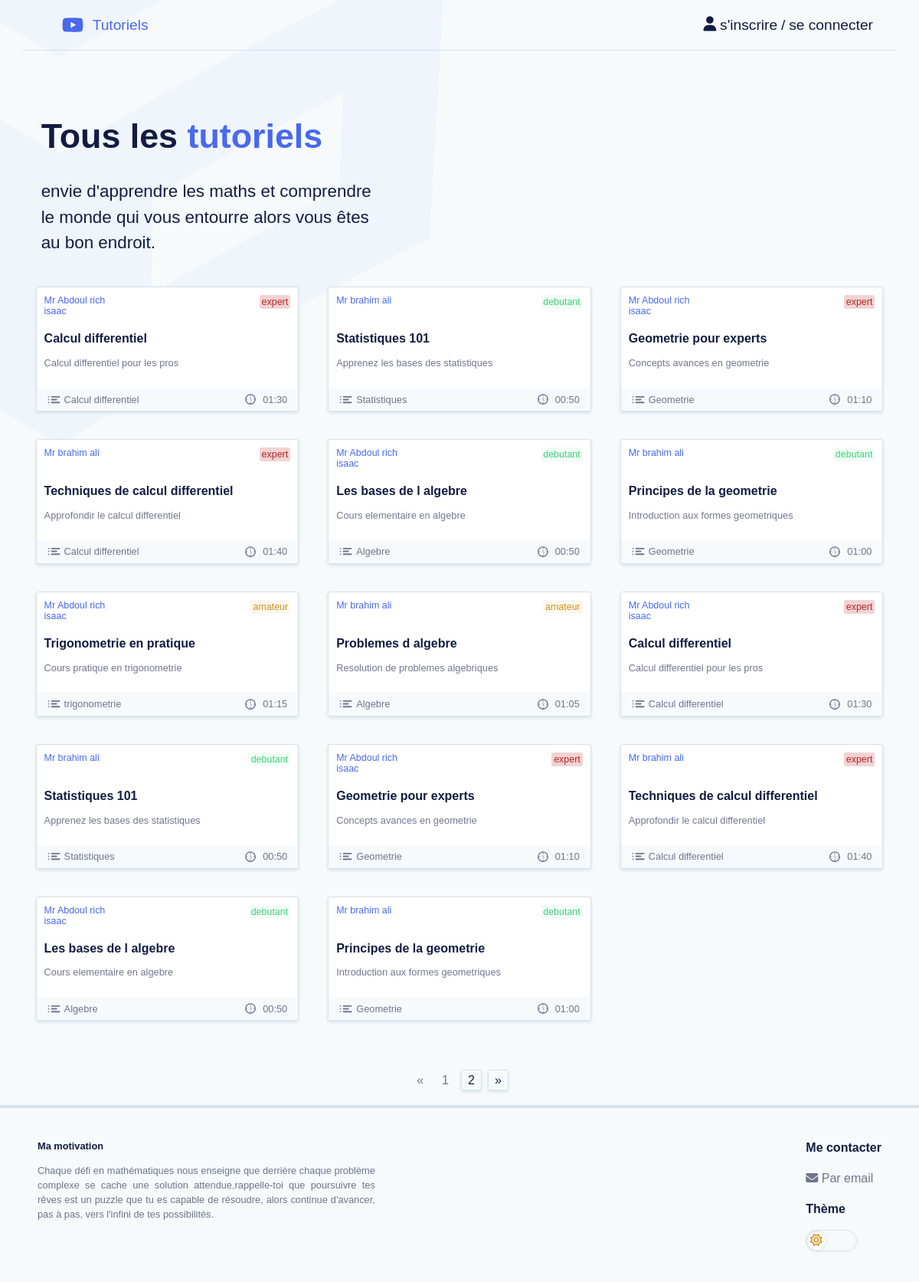
/View/index.php, run on the app's committed database.
### tables this page shows
CREATE TABLE `tutoriel` (
  `id_tuto` int(11) NOT NULL AUTO_INCREMENT,
  `chemin` varchar(250) DEFAULT NULL,
  `instructeur` int(11) DEFAULT NULL,
  `matiere` int(11) DEFAULT NULL,
  `titre` varchar(100) DEFAULT NULL,
  `niveau` varchar(100) DEFAULT NULL,
  `description` varchar(256) DEFAULT NULL,
  `duree` varchar(10) DEFAULT NULL,
  PRIMARY KEY (`id_tuto`),
  KEY `fk_instruncteur` (`instructeur`),
  KEY `fk_matiere` (`matiere`),
  CONSTRAINT `fk_instruncteur` FOREIGN KEY (`instructeur`) REFERENCES `instructeur` (`idInstructeur`) ON DELETE CASCADE,
  CONSTRAINT `fk_matiere` FOREIGN KEY (`matiere`) REFERENCES `matiere` (`idMat`) ON DELETE CASCADE
);

CREATE TABLE `instructeur` (
  `idInstructeur` int(11) NOT NULL AUTO_INCREMENT,
  `nom` varchar(100) NOT NULL,
  `prenom` varchar(100) NOT NULL,
  `mail` varchar(100) NOT NULL,
  `password` varchar(256) NOT NULL,
  PRIMARY KEY (`idInstructeur`),
  UNIQUE KEY `mail` (`mail`)
);

CREATE TABLE `matiere` (
  `idMat` int(11) NOT NULL AUTO_INCREMENT,
  `nomMat` varchar(50) DEFAULT NULL,
  PRIMARY KEY (`idMat`)
);

### Fonction/fonction.php (called while the page is built, shortened)
<?php
function getFromTablesWithOffset($pdo, $table, $limit, $offset) {
    $query = $pdo->prepare("SELECT * FROM $table LIMIT :limit OFFSET :offset");
    $query->bindValue(':limit', $limit, PDO::PARAM_INT);
    $query->bindValue(':offset', $offset, PDO::PARAM_INT);
    $query->execute();
    return $query->fetchAll(PDO::FETCH_OBJ);
}
function getRawById($pdo,$table, $idTable, $nomID){
    $sql = "SELECT * FROM $table WHERE $nomID = $idTable";
    $stmt = $pdo->prepare($sql);
    $stmt->execute();
    $data = $stmt->fetch();
    return $data;
}
?>

### View/index.php (the view, shortened to what this page needs)
<?php
    require "../Include/bdd.php";
    require "../Fonction/fonction.php";
    $records_per_page = 14;
    $page = isset($_GET['page']) ? (int)$_GET['page'] : 1;
    $offset = ($page - 1) * $records_per_page;
    $total_records_query = $pdo->query("SELECT COUNT(*) FROM Tutoriel");
    $total_records = $total_records_query->fetchColumn();
    $total_pages = ceil($total_records / $records_per_page);
    $tutos = getFromTablesWithOffset($pdo,"tutoriel",$records_per_page, $offset);
?>
<!DOCTYPE html>
<html lang="en">
<head>
    <link rel="stylesheet" href="style/style.css">
</head>
<body <?= isset($_COOKIE['theme'])?'class='.$_COOKIE['theme']:''?>>
    <header class="header-user">
        <span class="user"><a href="index.php"> &nbsp;&nbsp;Tutoriels</a></span>
        <div class="compte">
            <i class="fa-solid fa-user"></i>
            <a href="inscription.php">s'inscrire</a>/
            <a href="connexion.php">se connecter</a>
        </div>
    </header>
    <main class="container">
        <div class="citation">
            <h1>Tous les <span>tutoriels</span></h1>
            <p>envie d'apprendre les maths et comprendre le monde qui vous entourre alors vous êtes au bon endroit.</p>
        </div>
        <?php foreach($tutos as $tuto):?>
            <section class="tutoriel">
            <a href="tutoriel.php?tuto=<?=$tuto->id_tuto?>">
            <div class="cadre">
                <span class="professeur">Mr <?=getRawById($pdo,"instructeur", $tuto->instructeur, "idInstructeur")->prenom?> <?=getRawById($pdo,"instructeur", $tuto->instructeur, "idInstructeur")->nom?></span>
                <span class="niveau <?=$tuto->niveau?>"><?=$tuto->niveau?></span>
                <header class="header-tutoriel"><?=$tuto->titre?></header>
                <p><?=$tuto->description?></p>
            </div>
            <footer class="footer-tutoriel">
                <span class="matiere">
                        <?=getRawById($pdo,"matiere", $tuto->matiere, "idMat")->nomMat?>
                </span>
                <span class="heure">
                    <?=$tuto->duree?>
                </span>
            </footer>
            </a>
        </section>
        <?php endforeach?>
    </main>
    <?php if($total_pages > 1):?>
        <div class="pagination">
            <?php if ($page > 1): ?>
                <a href="?page=<?= $page - 1 ?>"><span class="elementpagination">«</span></a>
            <?php else: ?>
                <span class="elementinactif">«</span>
            <?php endif; ?>
            <?php for ($i = 1; $i <= $total_pages; $i++): ?>
                <?php if ($i == $page): ?>
                    <span class="elementinactif"><?= $i ?></span>
                <?php else: ?>
                    <a href="?page=<?= $i ?>"><span class="elementpagination"><?= $i ?></span></a>
                <?php endif; ?>
            <?php endfor; ?>
            <?php if ($page < $total_pages): ?>
                <a href="?page=<?= $page + 1 ?>"><span class="elementpagination">»</span></a>
            <?php else: ?>
                <span class="elementinactif">»</span>
            <?php endif; ?>
        </div>
    <?php endif;?>
    <footer class="footer-student">
            <div class="motivation">
                <div class="entete">Ma motivation</div>
                <p>Chaque défi en mathématiques nous enseigne que derrière chaque problème complexe se cache une solution attendue,rappelle-toi que poursuivre tes rêves est un puzzle que tu es capable de résoudre, alors continue d'avancer, pas à pas, vers l'infini de tes possibilités.</p>
            </div>
            <div class="contact">
                <div class="entete">Me contacter</div>
                <p><i class="fa-solid fa-envelope"></i>   Par email</p>
                <div class="entete">Thème</div>
                <span class="champ" tabindex="0">
                    <span class="bouttonRond <?= (isset($_COOKIE['theme']) && $_COOKIE['theme'] == 'theme-dark')?'position':''?>">
                        <?php if(!isset($_COOKIE['theme']) || (isset($_COOKIE['theme']) && $_COOKIE['theme'] != 'theme-dark')):?>
                            <i class="fa-regular fa-sun"></i>
                        <?php elseif(isset($_COOKIE['theme']) && $_COOKIE['theme'] == 'theme-dark'): ?>
                            <i class="fa-regular fa-moon"></i>
                        <?php endif; ?>
                    </span>
                </span>
            </div>
    </footer>
</body>
</html>

### data on the page
tutoriel: instructeur.prenom "Abdoul rich", instructeur.nom "isaac", niveau "expert", titre "Calcul differentiel", description "Calcul differentiel pour les pros", matiere.nomMat "Calcul differentiel", duree "01:30"
tutoriel: instructeur.prenom "brahim", instructeur.nom "ali", niveau "debutant", titre "Statistiques 101", description "Apprenez les bases des statistiques", matiere.nomMat "Statistiques", duree "00:50"
tutoriel: instructeur.prenom "Abdoul rich", instructeur.nom "isaac", niveau "expert", titre "Geometrie pour experts", description "Concepts avances en geometrie", matiere.nomMat "Geometrie", duree "01:10"
tutoriel: instructeur.prenom "brahim", instructeur.nom "ali", niveau "expert", titre "Techniques de calcul differentiel", description "Approfondir le calcul differentiel", matiere.nomMat "Calcul differentiel", duree "01:40"
tutoriel: instructeur.prenom "Abdoul rich", instructeur.nom "isaac", niveau "debutant", titre "Les bases de l algebre", description "Cours elementaire en algebre", matiere.nomMat "Algebre", duree "00:50"
tutoriel: instructeur.prenom "brahim", instructeur.nom "ali", niveau "debutant", titre "Principes de la geometrie", description "Introduction aux formes geometriques", matiere.nomMat "Geometrie", duree "01:00"
tutoriel: instructeur.prenom "Abdoul rich", instructeur.nom "isaac", niveau "amateur", titre "Trigonometrie en pratique", description "Cours pratique en trigonometrie", matiere.nomMat "trigonometrie", duree "01:15"
tutoriel: instructeur.prenom "brahim", instructeur.nom "ali", niveau "amateur", titre "Problemes d algebre", description "Resolution de problemes algebriques", matiere.nomMat "Algebre", duree "01:05"
tutoriel: instructeur.prenom "Abdoul rich", instructeur.nom "isaac", niveau "expert", titre "Calcul differentiel", description "Calcul differentiel pour les pros", matiere.nomMat "Calcul differentiel", duree "01:30"
tutoriel: instructeur.prenom "brahim", instructeur.nom "ali", niveau "debutant", titre "Statistiques 101", description "Apprenez les bases des statistiques", matiere.nomMat "Statistiques", duree "00:50"
tutoriel: instructeur.prenom "Abdoul rich", instructeur.nom "isaac", niveau "expert", titre "Geometrie pour experts", description "Concepts avances en geometrie", matiere.nomMat "Geometrie", duree "01:10"
tutoriel: instructeur.prenom "brahim", instructeur.nom "ali", niveau "expert", titre "Techniques de calcul differentiel", description "Approfondir le calcul differentiel", matiere.nomMat "Calcul differentiel", duree "01:40"
tutoriel: instructeur.prenom "Abdoul rich", instructeur.nom "isaac", niveau "debutant", titre "Les bases de l algebre", description "Cours elementaire en algebre", matiere.nomMat "Algebre", duree "00:50"
tutoriel: instructeur.prenom "brahim", instructeur.nom "ali", niveau "debutant", titre "Principes de la geometrie", description "Introduction aux formes geometriques", matiere.nomMat "Geometrie", duree "01:00"
